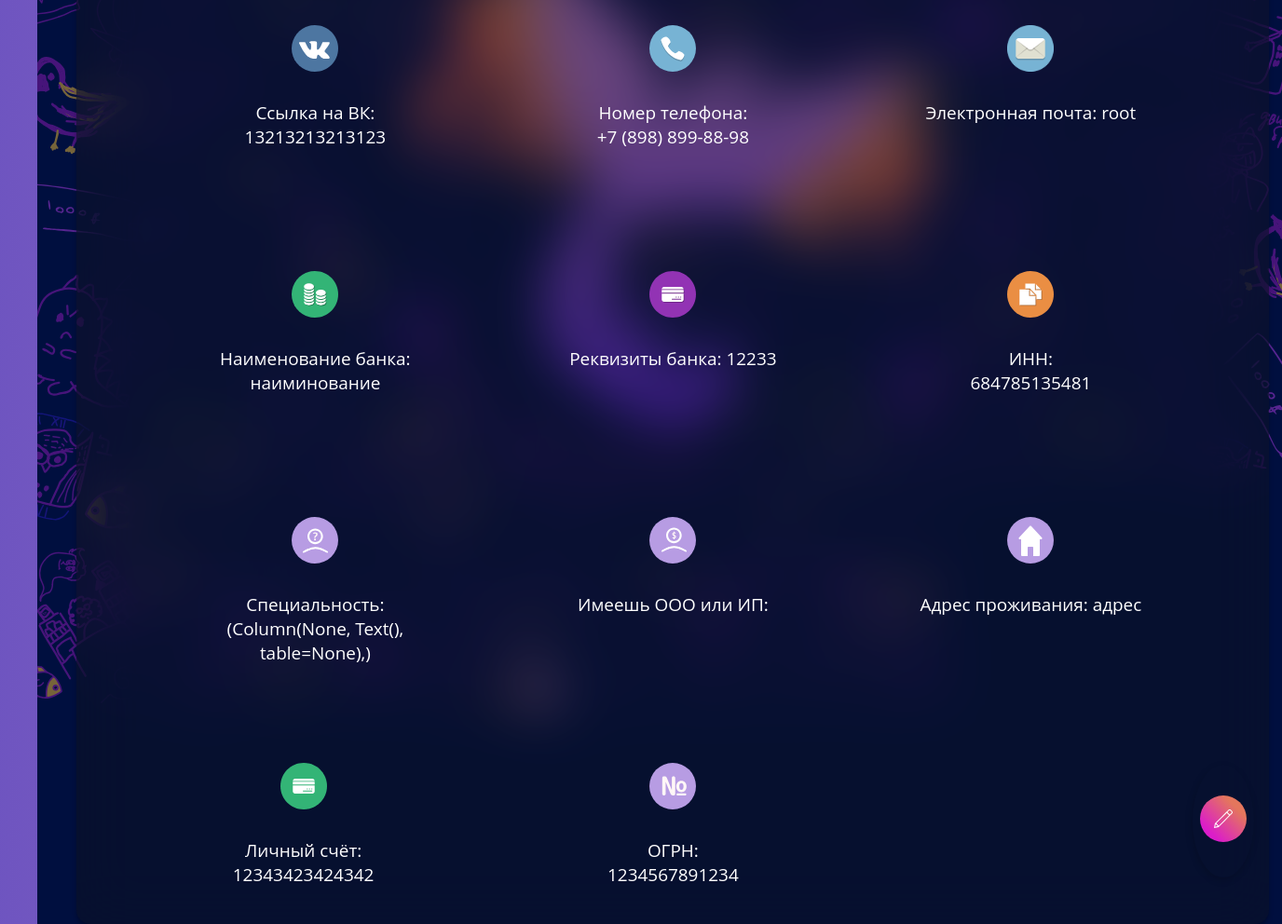
The app's page /cabinet (signed in, lower part), older data.
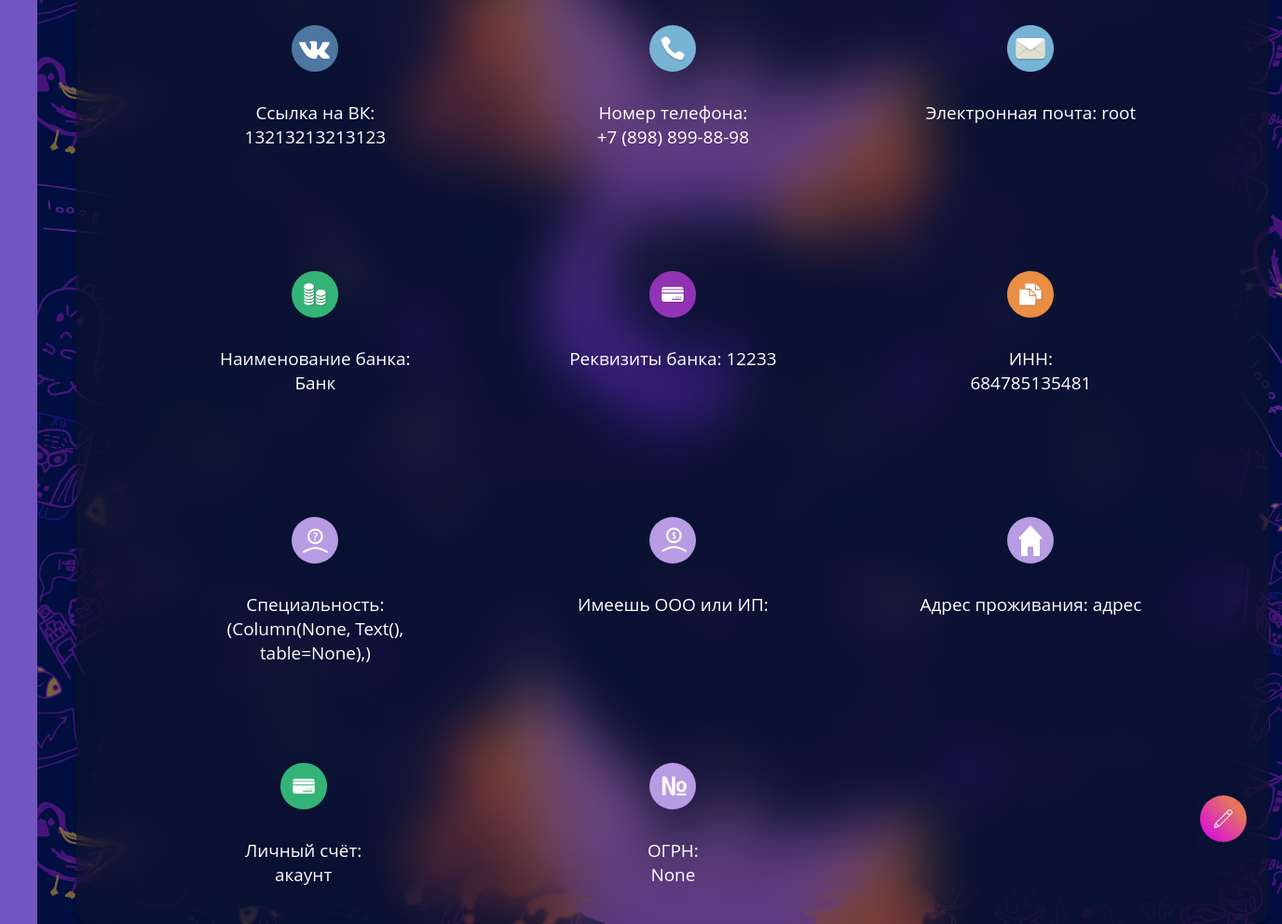
The same page, newer data.
### app/models.py (models this page shows)
class Users_Data(db.Model):
    __tablename__ = 'users_Data'
    id = db.Column(db.Integer, primary_key =True) #id
    idUser = db.Column(db.Integer, db.ForeignKey('users.id'),db.ForeignKey('massege.id_user'))  # id пользователя. Берёт из user
    name = db.Column(db.String(100), nullable=True) #ФИО
    nickname = db.Column(db.String(20), nullable=True) # прозвище
    link_vk = db.Column(db.String(50), nullable=True) # ссылка на вк
    birthDAy = db.Column(db.String(100), nullable=True)# Дата рождения
    passport = db.Column(db.String(100), nullable=True)# номер паспорта
    passportData = db.Column(db.String(100), nullable=True)# дата выдачи
    passportBy = db.Column(db.String(100), nullable=True)# кем выдан паспорт
    passportCod = db.Column(db.String(100), nullable=True)# код подразделения
    address = db.Column(db.Text, nullable=True)#Адрес проживания
    bankAccount = db.Column(db.Text, nullable=True)# Личный счёт пользователя
    inn = db.Column(db.String(12), nullable=True) # инн
    bank_details = db.Column(db.String(100), nullable=True) # реквизиты банка
    bankName = db.Column(db.String(100), nullable=True) # название банка
    phone_number = db.Column(db.String(11), nullable=True) # номер телефона
    tags = db.Column(db.Text, nullable=True),#специализация
    avatar = db.Column(db.String(100), nullable=True)#аватарка пользователя
    up_ooo = db.Column(db.Integer, nullable=True) # проверка ИП и ООО, 0 - нет, 1 - да
    ogrn = db.Column(db.String(13), nullable=True)#ОГРН Пользователя
    chekManager = db.Column(db.Integer, nullable=True) # посмотрел ли профиль менеджер. 0 - профиль не заполне, 1 - профиль на проверке у менеджера, 2 - профиль проверил менеджер

### app/views.py (the view)
@application.route('/cabinet', methods=['POST', 'GET'])  # Личный кабинет
@login_required  # только зарегистрированный человек сможет зайти
def cabinet():
    info = functions.chekCabinet(current_user)# проверка заполненного профиля
    return render_template('cabinet.html', current_user=current_user,info=info)

### app/functions.py (called while the page is built)
def chekCabinet(user):
    if (user.pr.chekManager == 2):
        return "профиль заполнен и проверен менеджером"
    elif (user.pr.name and user.pr.nickname and user.pr.birthDAy and user.pr.passport and user.pr.passportData and user.pr.passportBy and user.pr.passportCod and user.pr.address and user.pr.bankAccount and user.pr.inn and user.pr.bank_details and user.pr.bankName and user.pr.phone_number != "none" ):
        user.pr.chekManager = 1
        db.session.add(user)
        db.session.commit()
        return "Профиль заполнен и отправлен на проверку менеджеру"
    else:
        user.pr.chekManager = 0
        db.session.add(user)
        db.session.commit()
        return"Профиль не заполнен"

### app/models.py (called while the page is built)
@login_manager.user_loader # загрузка пользователя
def load_user(id):
    return db.session.query(User).get(id)

### app/templates/cabinet.html (shortened to what this page needs)
{% extends 'base.html' %}
{% block body %}
<link rel="stylesheet" href="{{ url_for ('static', filename='css/cabinet.css')}}">
<div class="container" max-width="1600px">
 <div class="glassmorf">
            <div class = "main_cab">
                 <div class="info-group">
                     <div class="email_cab">
                            <p>Электронная почта: {{current_user.email}}</p></div>
                     <div class="vk_link">
                        <a  href="{{current_user.pr.link_vk}}">
                            <p>Ссылка на ВК: <br>{{current_user.pr.link_vk}}</p> </a> </div>
                    <div class="phone">
                            <p>Номер телефона: <br> {{current_user.pr.phone_number}}</p></div>
                     <div class="inn_cab">
                            <p>ИНН: <br>{{current_user.pr.inn}}</p>
                        </div>
                    <div class="bank_account_cab">
                            <p>Личный счёт: <br>{{current_user.pr.bankAccount}}</p>
                    </div>
                     <div class="bank_details_cab">
                            <p>Реквизиты банка: {{current_user.pr.bank_details}}</p></div>
                     <div class="bname">
                            <p>Наименование банка: <br>{{current_user.pr.bankName}}</p></div>
                    <div  class="spec_tags">
                            <p>Специальность: <br> {% if current_user.pr.tags==None %}Вы не выбрали специальности {% endif %}{% if current_user.pr.tags!=None %}{{current_user.pr.tags}}{% endif %} </p>
                    </div>
                    <div  class="ooo">
                        <p>Имеешь ООО или ИП: <br> {% if current_user.pr.up_ooo=="1" %} да {% endif %}{% if current_user.pr.up_ooo=="0" %} нет {% endif %} </p>
                    </div>
                    <div  class="adress">
                        <p>Адрес проживания: {{ current_user.pr.address}}</p>
                    </div>
                    <div class="ogrn_cab">
                            <p> ОГРН: <br> {{current_user.pr.ogrn}}</p>
                    </div>
              </div>
            </div>
        </div>
        </div>
    <div class="changing">
        <a href="/cabinet_changer">
        </a>
       </div>
{% endblock %}

Row changes from the older to the newer data that the page shows:
changed Users_Data "адрес": pr.bankAccount "12343423424342" → "акаунт"; pr.bankName "наиминование" → "Банк"; pr.ogrn "1234567891234" → "None"
